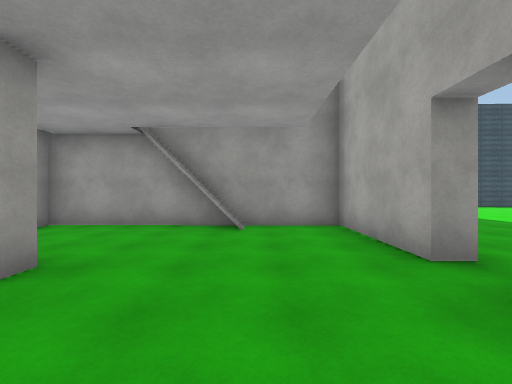
View 1 (above)

24 first-person views from a walk through a 3-D level made in the Unity game engine. The camera is 1.5 m above the floor, looks level and sees 90° across. The floor is counted in squares, 2 m on a side. Each view is taken from the middle of a square. On the plan, view 1 faces up. The plan holds only what a view shows up to about 9 squares ahead; the rest is blank. The place goes on beyond the plan. The player character is not drawn. Some surface patterns are stand-ins.

View 2
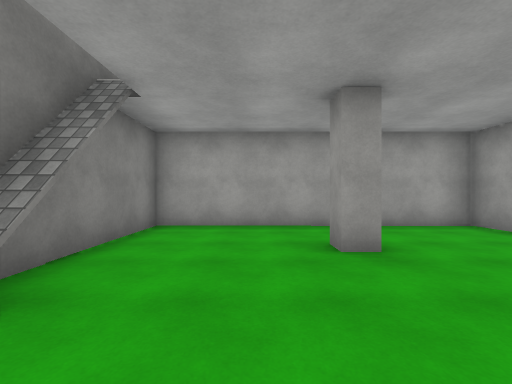

View 3
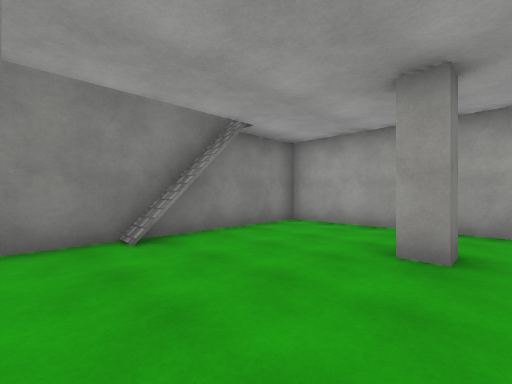

View 4
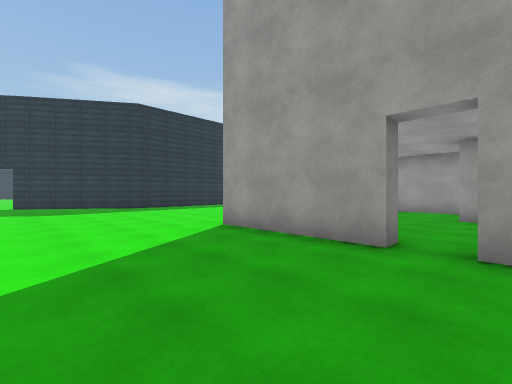

View 5
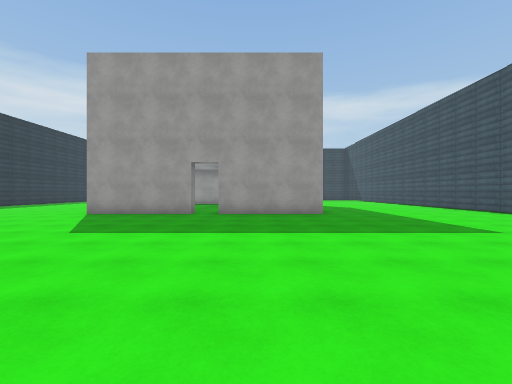

View 6
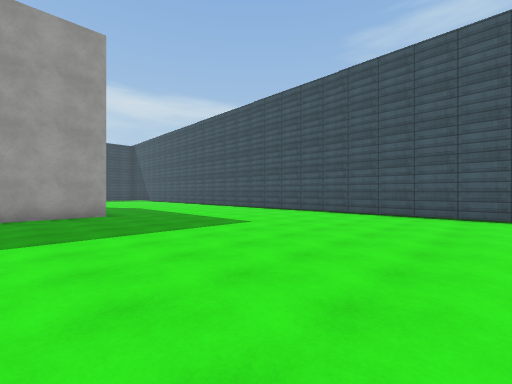

View 7
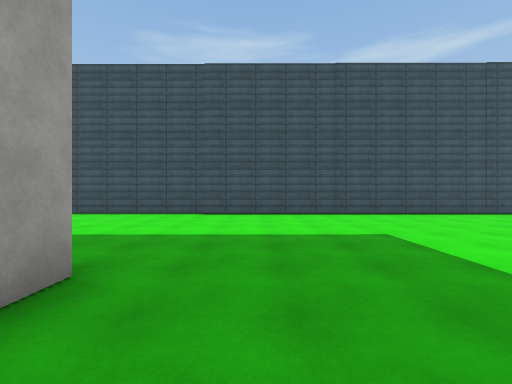

View 8
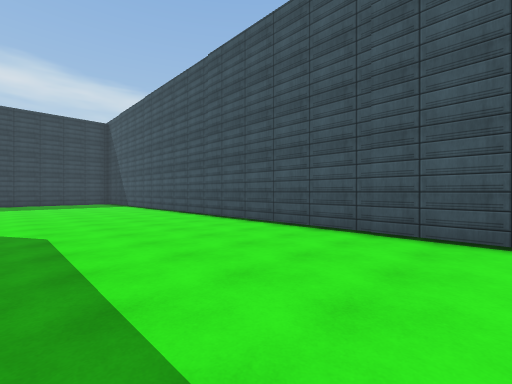

View 9
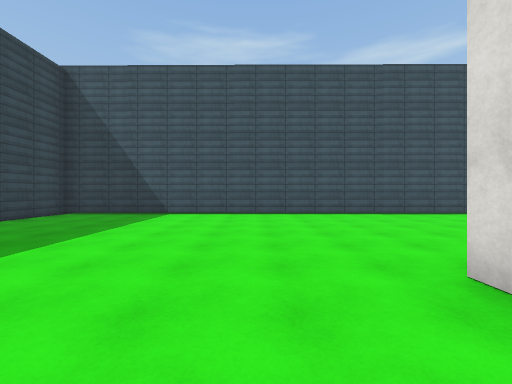

View 10
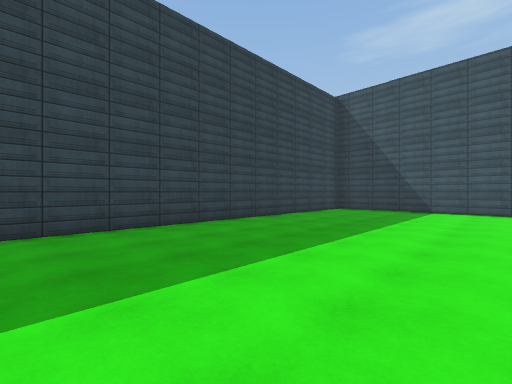

View 11
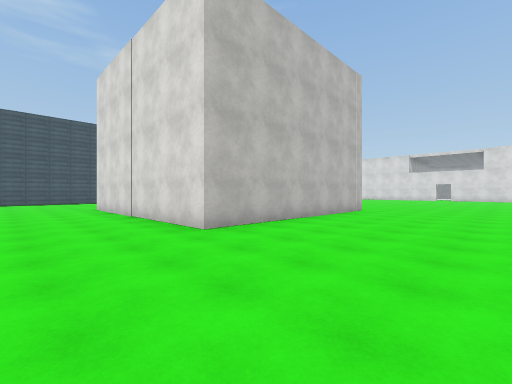

View 12
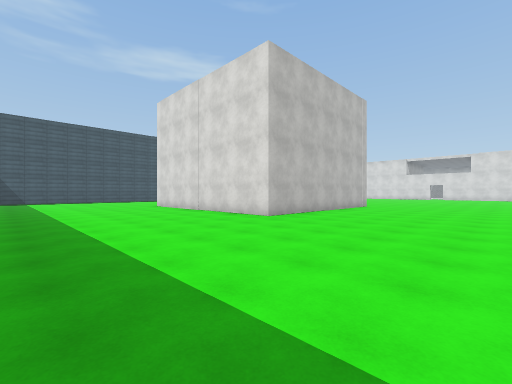

View 13
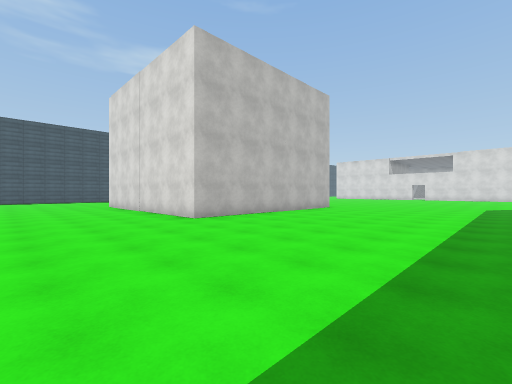

View 14
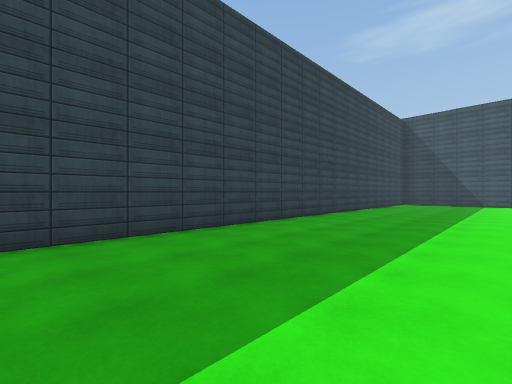

View 15
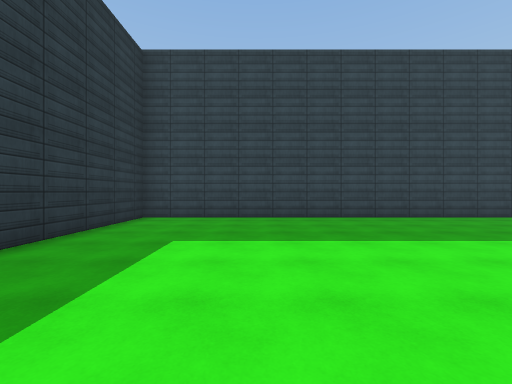

View 16
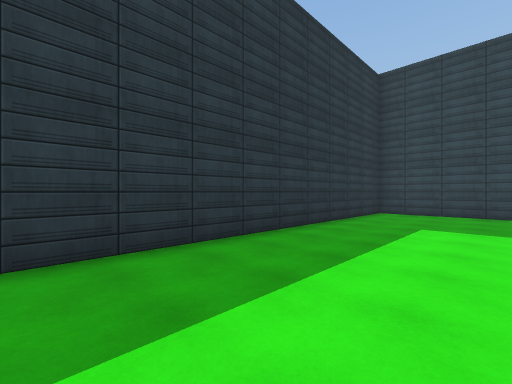

View 17
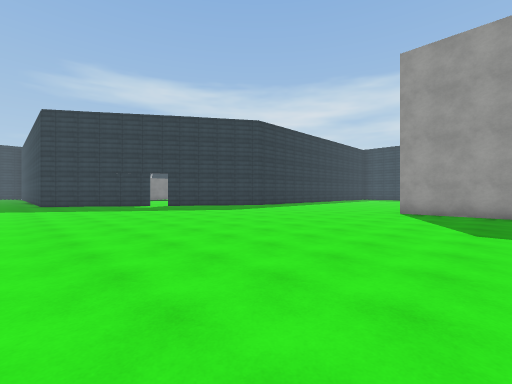

View 18
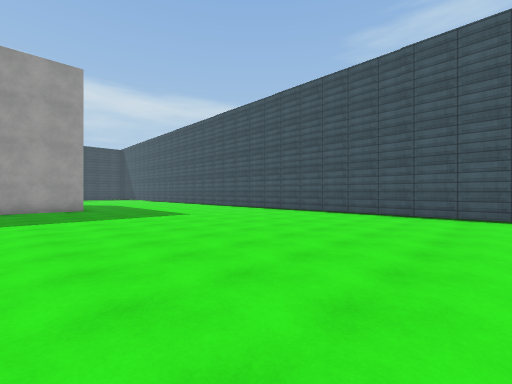

View 19
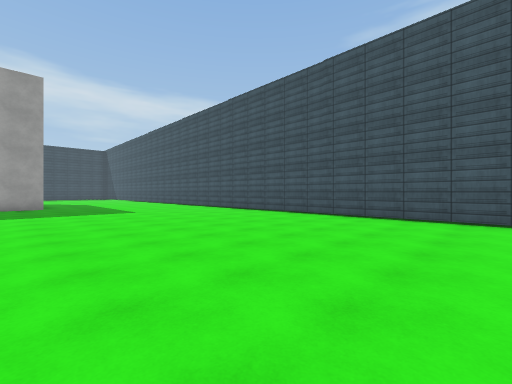

View 20
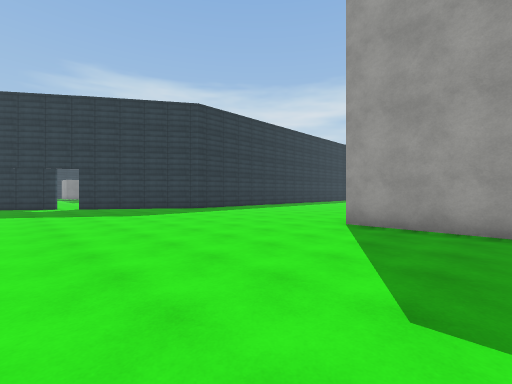

View 21
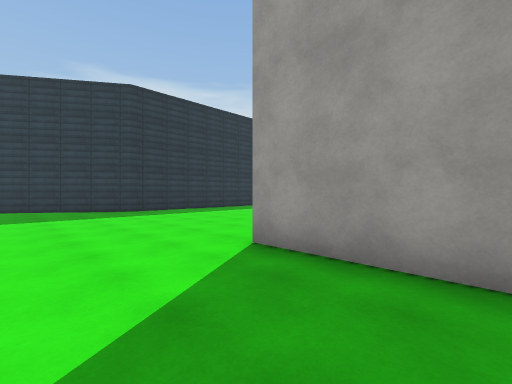

View 22
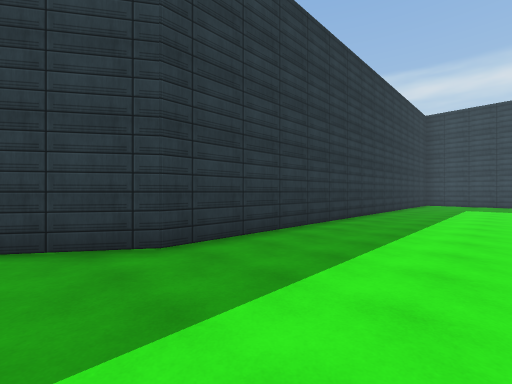

View 23
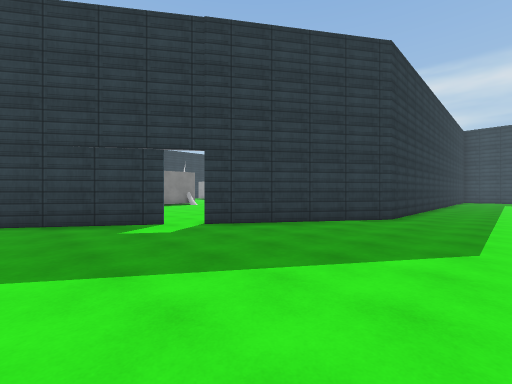

View 24
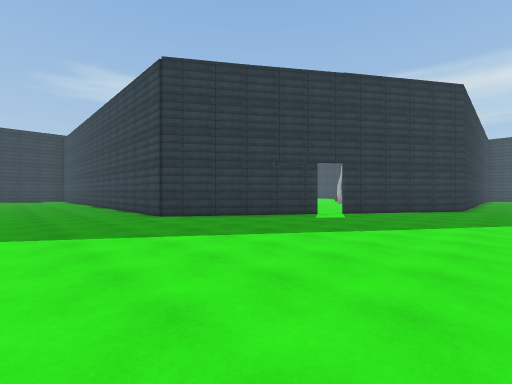

### Floor plan
Key: @ floor where view 1 was taken; # wall or solid block; . floor; H house.
Columns run from 14 left of view 1 to 16 right of it. Each row starts with its distance up from view 1.
 13 ###############################
 12 #..............................
 11 #..............................
 10 #..............................
  9 #..............................
  8 #..............................
  7 #..........     ...............
  6 #........HHHHHHHH..............
  5 #........H......H..............
  4 #........H......H............
  3 #........H......H........
  2 #........H..H...........
  1 #........H......H..........
  0 #........H....@.H..........
 -1 #........HHHHHHHH..........
 -2 #..........................
 -3 #..........................
 -4 #..........................
 -5 #..........................
 -6 #..........................
 -7 #..........................
 -8 #............................
 -9 #################............
-10                 ##...........
-11                  ###.........
-12                    #.........
-13                    ..# ......
-14                    .. ##.....
-15                        ## ...
-16                          #...
-17                          #...
-18                           ...
-19                            ..

Where each view was taken, in squares from view 1:
view 1: 0 up, 0 right, facing up
view 2: 1 up, 1 right, facing left
view 3: 3 up, 1 right, facing down-left
view 4: 3 up, 6 right, facing down-left
view 5: 4 up, 11 right, facing left
view 6: 4 up, 11 right, facing up-left
view 7: 4 up, 4 right, facing up
view 8: 8 up, 4 right, facing up-left
view 9: 4 up, 7 left, facing up
view 10: 2 up, 8 left, facing up-left
view 11: 6 down, 8 left, facing up-right
view 12: 7 down, 11 left, facing up-right
view 13: 8 down, 9 left, facing up-right
view 14: 4 down, 9 left, facing up-left
view 15: 6 down, 6 left, facing left
view 16: 6 down, 4 left, facing down-left
view 17: 1 up, 12 right, facing down-left
view 18: 4 up, 14 right, facing up-left
view 19: 5 up, 16 right, facing up-left
view 20: 1 up, 8 right, facing down-left
view 21: 1 up, 5 right, facing down-left
view 22: 6 down, 3 right, facing down-left
view 23: 7 down, 9 right, facing down-left
view 24: 8 down, 14 right, facing down-left
